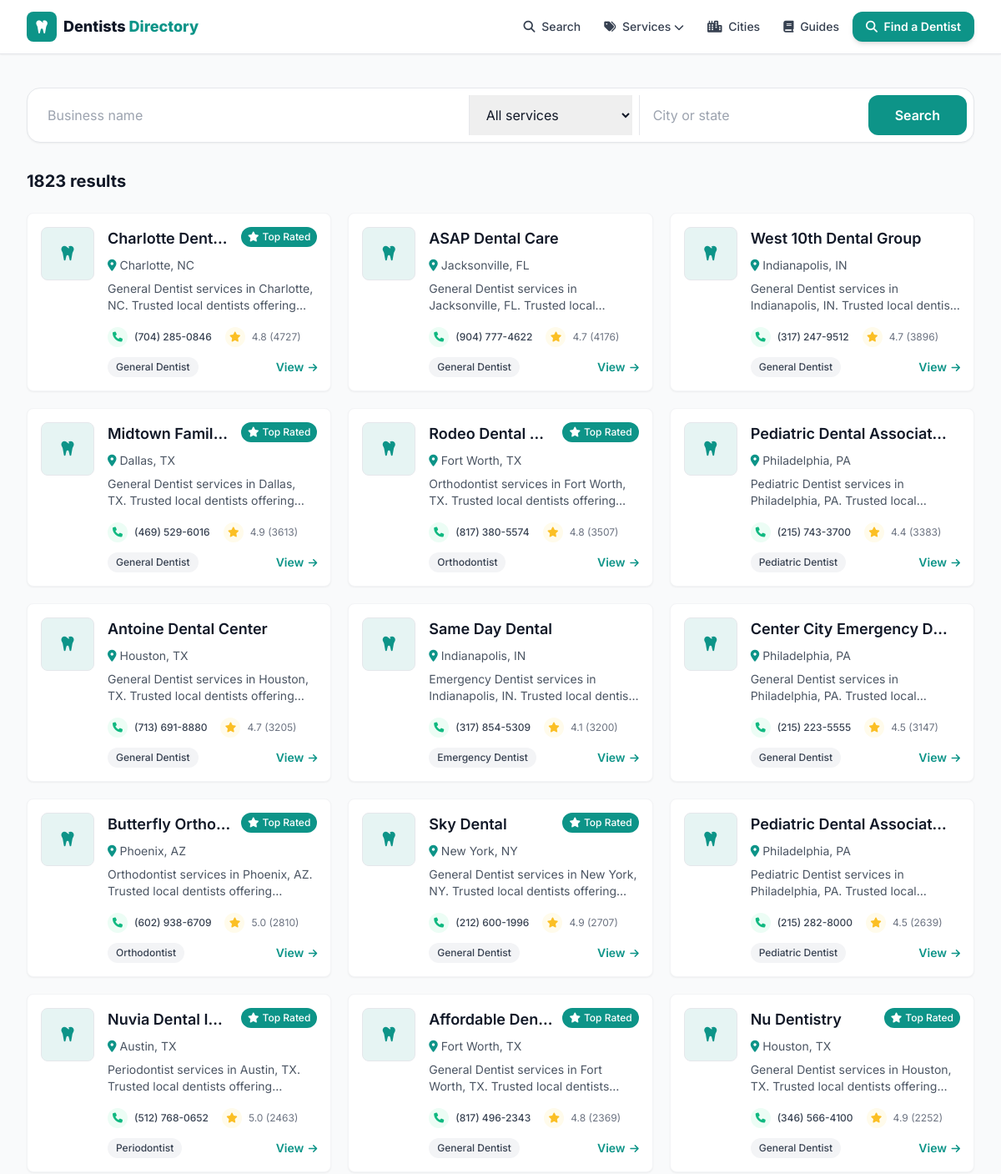
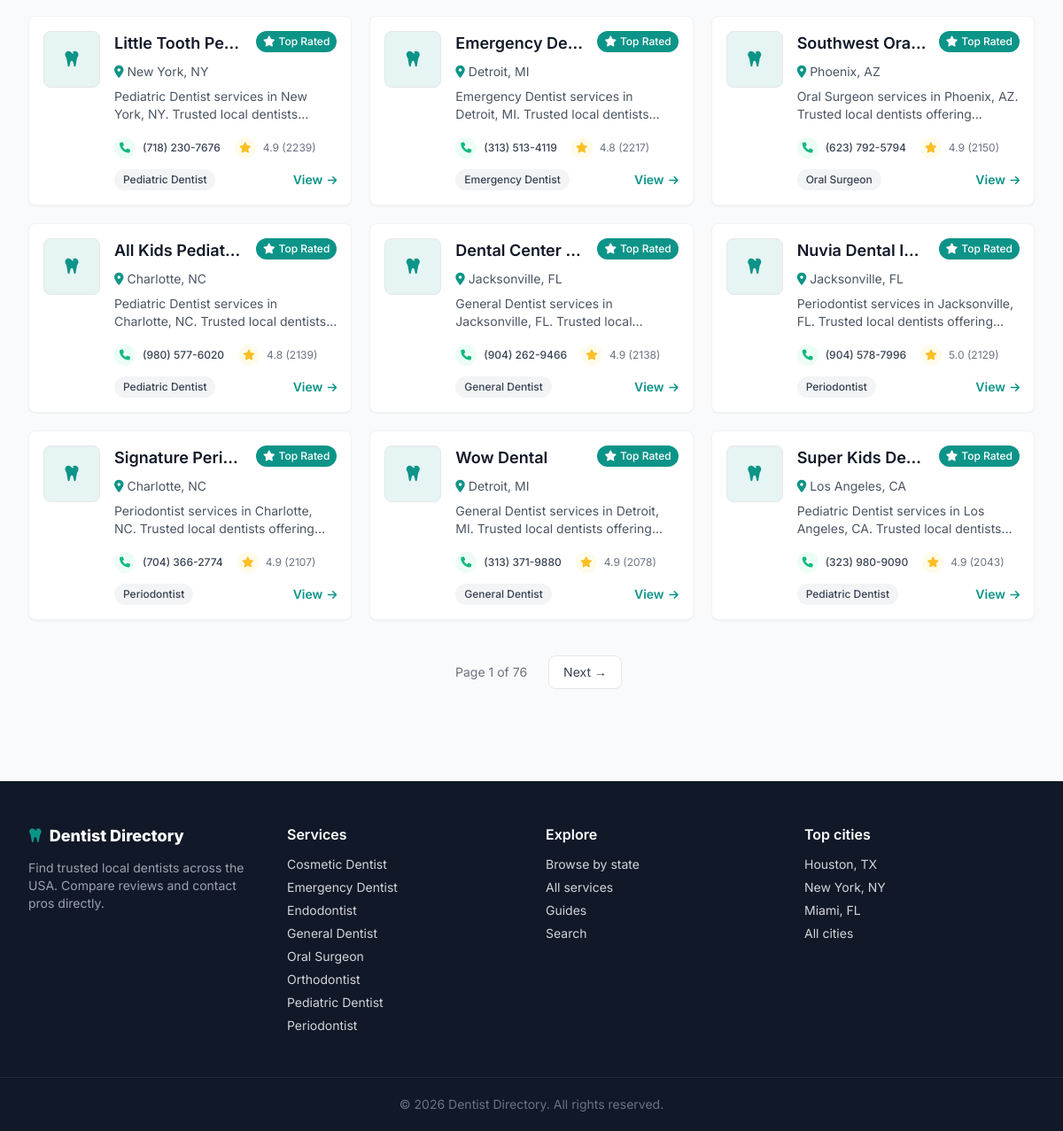
Screenshot of /search with the database file from the repository (2 pictures, top to bottom).
### tables this page shows
CREATE TABLE listings (
    id          INTEGER PRIMARY KEY AUTOINCREMENT,
    name        TEXT NOT NULL,
    slug        TEXT UNIQUE NOT NULL,
    category    TEXT,
    city        TEXT,
    state       TEXT,
    address     TEXT,
    phone       TEXT,
    website     TEXT,
    lat         REAL,
    lng         REAL,
    rating      REAL,
    reviews     INTEGER,
    hours       TEXT,           -- JSON blob
    maps_url    TEXT,
    cid         TEXT,           -- google place CID, used for dedup
    scraped_at  TEXT DEFAULT (datetime('now'))
);

### web/app.py (the view)
@app.route("/search")
def search():
    from urllib.parse import urlencode
    q = (request.args.get("q") or "").strip()
    cat = (request.args.get("category") or "").strip()
    loc = (request.args.get("city") or "").strip()
    where = "WHERE 1=1"
    args = []
    if q:
        where += " AND (name LIKE ? OR city LIKE ?)"
        args += [f"%{q}%", f"%{q}%"]
    if cat:
        where += " AND category = ?"
        args.append(cat)
    if loc:
        where += " AND (city LIKE ? OR state LIKE ?)"
        args += [f"%{loc}%", f"%{loc}%"]
    d = get_db()
    total = d.execute(f"SELECT COUNT(*) FROM listings {where}", args).fetchone()[0]
    page = _page()
    rows = d.execute(
        f"SELECT * FROM listings {where} ORDER BY reviews DESC LIMIT ? OFFSET ?",
        args + [PER_PAGE, (page - 1) * PER_PAGE]).fetchall()
    qs = urlencode({k: v for k, v in
                    (("q", q), ("category", cat), ("city", loc)) if v})
    base_url = "/search?" + qs if qs else "/search"
    return render_template("search.html", rows=rows, q=q, cat=cat, loc=loc,
                           total=total, pg=_pageinfo(page, total),
                           base_url=base_url)

### scraper/db.py (called while the page is built)
def slugify(value: str) -> str:
    value = unicodedata.normalize("NFKD", value).encode("ascii", "ignore").decode()
    value = re.sub(r"[^\w\s-]", "", value).strip().lower()
    return re.sub(r"[-\s]+", "-", value)

### web/app.py (called while the page is built)
def get_db():
    if "db" not in g:
        uri = f"file:{dbmod.DB_PATH.as_posix()}?mode=ro&immutable=1"
        g.db = sqlite3.connect(uri, uri=True)
        g.db.row_factory = sqlite3.Row
    return g.db

def slugify(s):
    return dbmod.slugify(s or "")

@app.context_processor
def inject_globals():
    cats = [r["category"] for r in get_db().execute(
        "SELECT DISTINCT category FROM listings WHERE category IS NOT NULL "
        "ORDER BY category")]
    return {
        "SITE_NAME": app.config["SITE_NAME"],
        "ALL_CATEGORIES": cats,
        "CATEGORY_ICONS": CATEGORY_ICONS,
        "ADSENSE_CLIENT": app.config["ADSENSE_CLIENT"],
        "GA_ID": app.config["GA_ID"],
        "DOMAIN": app.config["DOMAIN"],
        "GSC_VERIFICATION": app.config["GSC_VERIFICATION"],
        "STATE_NAMES": STATE_NAMES,
        "cat_slug": slugify,
    }

def _page():
    try:
        return max(1, int(request.args.get("page", 1)))
    except ValueError:
        return 1

def _pageinfo(page, total):
    pages = max(1, (total + PER_PAGE - 1) // PER_PAGE)
    return {"page": page, "pages": pages,
            "has_prev": page > 1, "has_next": page < pages}

### web/templates/search.html (shortened to what this page needs)
{% extends "base.html" %}
{% from "_macros.html" import card, pager %}
{% block content %}
<div class="max-w-7xl mx-auto px-4 sm:px-6 lg:px-8 py-10">
  <form action="/search" method="get" class="bg-white rounded-2xl shadow-sm border p-2 flex flex-col sm:flex-row gap-2 mb-8">
    <input name="q" value="{{ q }}" placeholder="Business name" class="flex-1 px-4 py-3 outline-none">
    <select name="category" class="px-4 py-3 outline-none border-t sm:border-t-0 sm:border-l">
      <option value="">All services</option>
    </select>
    <input name="city" value="{{ loc }}" placeholder="City or state" class="px-4 py-3 outline-none border-t sm:border-t-0 sm:border-l">
    <button class="bg-primary hover:bg-primaryDark text-white font-semibold px-8 py-3 rounded-xl">Search</button>
  </form>
  <h1 class="text-xl font-bold mb-6">{{ total }} result{{ '' if total==1 else 's' }}</h1>
  {% if rows %}
  <div class="grid sm:grid-cols-2 lg:grid-cols-3 gap-5">{% for l in rows %}{{ card(l) }}{% endfor %}</div>
  {{ pager(pg, base_url) }}
  {% else %}
  <div class="text-center py-20 text-gray-500"><i class="fas fa-magnifying-glass text-4xl mb-4 text-gray-300"></i><p>No matches. Try a broader search.</p></div>
  {% endif %}
</div>
{% endblock %}

### web/templates/_macros.html (shortened to what this page needs)
{% macro pager(pg, base_url) %}
{% set sep = '&' if '?' in base_url else '?' %}
{% if pg.pages > 1 %}
<nav class="flex items-center justify-center gap-2 mt-10" aria-label="Pagination">
  <span class="px-4 py-2 text-sm text-gray-500">Page {{ pg.page }} of {{ pg.pages }}</span>
  {% if pg.has_next %}<a href="{{ base_url }}{{ sep }}page={{ pg.page+1 }}" class="px-4 py-2 rounded-lg border bg-white text-gray-700 hover:border-primary hover:text-primary text-sm">Next &rarr;</a>{% endif %}
</nav>
{% endif %}
{% endmacro %}
{% macro card(l) %}
<div class="bg-white rounded-lg shadow-sm hover:shadow-md transition-all duration-200 overflow-hidden border border-gray-100">
  <div class="p-4">
    <div class="flex items-start space-x-4">
      <div class="flex-shrink-0">
      </div>
      <div class="flex-1 min-w-0">
        <div class="flex items-start mb-2">
          <h3 class="text-lg font-heading font-semibold text-gray-900 flex-1 min-w-0 mr-3">
            <a href="/listing/{{ l.slug }}" class="hover:text-primary block truncate">{{ l.name }}</a>
          </h3>
          {% if l.rating and l.rating >= 4.8 %}
          <span class="bg-primary text-white px-2 py-1 rounded-full text-xs font-medium flex-shrink-0">
            <i class="fas fa-star mr-1"></i><span class="hidden sm:inline">Top Rated</span></span>
          {% endif %}
        </div>
        <p class="text-sm text-gray-600 flex items-center mb-2">
          <i class="fas fa-map-marker-alt mr-1 text-primary"></i>
          <a href="/{{ l.state|lower }}/{{ l.city|slugify }}" class="hover:text-primary hover:underline">{{ l.city }}, {{ l.state }}</a>
        </p>
        <p class="text-gray-600 text-sm mb-4 line-clamp-2">
          {{ l.category or 'Dentists' }} services in {{ l.city }}, {{ l.state }}. Trusted local dentists offering inspections, treatment and prevention. Call for service and fast response.
        </p>
        <div class="flex items-center justify-between text-xs mb-3">
          <div class="flex items-center space-x-4">
            {% if l.phone %}
            <a href="tel:{{ l.phone|trim }}" class="flex items-center group transition-all duration-200 hover:text-emerald-600">
              <div class="w-6 h-6 rounded-full bg-emerald-50 flex items-center justify-center mr-2 group-hover:bg-emerald-100">
                <i class="fas fa-phone text-xs text-emerald-500"></i></div>
              <span class="hidden sm:inline text-gray-700 group-hover:text-emerald-600 font-medium">{{ l.phone|trim }}</span>
            </a>
            {% endif %}
            {% if l.reviews %}
            <div class="flex items-center text-gray-500">
              <div class="w-6 h-6 rounded-full bg-amber-50 flex items-center justify-center mr-2"><i class="fas fa-star text-xs text-amber-400"></i></div>
              <span>{{ "%.1f"|format(l.rating) }} ({{ l.reviews }})</span>
            </div>
            {% endif %}
          </div>
        </div>
        <div class="flex items-center justify-between">
          {% if l.category %}<span class="bg-gray-100 text-gray-700 px-2.5 py-1 rounded-full text-xs font-medium">{{ l.category }}</span>{% else %}<span></span>{% endif %}
          <a href="/listing/{{ l.slug }}" class="text-primary font-semibold text-sm hover:underline">View <i class="fas fa-arrow-right text-xs ml-0.5"></i></a>
        </div>
      </div>
    </div>
  </div>
</div>
{% endmacro %}

### web/templates/base.html (style rules this page uses)
body { font-family:'Inter',sans-serif }

### rows the page displays
listings: name "Charlotte Dent…", shows "Top Rated", city "Charlotte", state "NC", category "General Dentist", phone "(704) 285-0846", rating "4.8", reviews "4727"
listings: name "ASAP Dental Care", city "Jacksonville", state "FL", category "General Dentist", phone "(904) 777-4622", rating "4.7", reviews "4176"
listings: name "West 10th Dental Group", city "Indianapolis", state "IN", category "General Dentist", phone "(317) 247-9512", rating "4.7", reviews "3896"
listings: name "Midtown Famil…", shows "Top Rated", city "Dallas", state "TX", category "General Dentist", phone "(469) 529-6016", rating "4.9", reviews "3613"
listings: name "Rodeo Dental…", shows "Top Rated", city "Fort Worth", state "TX", category "Orthodontist", phone "(817) 380-5574", rating "4.8", reviews "3507"
listings: name "Pediatric Dental Associat…", city "Philadelphia", state "PA", category "Pediatric Dentist", phone "(215) 743-3700", rating "4.4", reviews "3383"
listings: name "Antoine Dental Center", city "Houston", state "TX", category "General Dentist", phone "(713) 691-8880", rating "4.7", reviews "3205"
listings: name "Same Day Dental", city "Indianapolis", state "IN", category "Emergency Dentist", phone "(317) 854-5309", rating "4.1", reviews "3200"
listings: name "Center City Emergency D…", city "Philadelphia", state "PA", category "General Dentist", phone "(215) 223-5555", rating "4.5", reviews "3147"
listings: name "Butterfly Ortho…", shows "Top Rated", city "Phoenix", state "AZ", category "Orthodontist", phone "(602) 938-6709", rating "5.0", reviews "2810"
listings: name "Sky Dental", shows "Top Rated", city "New York", state "NY", category "General Dentist", phone "(212) 600-1996", rating "4.9", reviews "2707"
listings: name "Pediatric Dental Associat…", city "Philadelphia", state "PA", category "Pediatric Dentist", phone "(215) 282-8000", rating "4.5", reviews "2639"
listings: name "Nuvia Dental I…", shows "Top Rated", city "Austin", state "TX", category "Periodontist", phone "(512) 768-0652", rating "5.0", reviews "2463"
listings: name "Affordable De…", shows "Top Rated", city "Fort Worth", state "TX", category "General Dentist", phone "(817) 496-2343", rating "4.8", reviews "2369"
listings: name "Nu Dentistry", shows "Top Rated", city "Houston", state "TX", category "General Dentist", phone "(346) 566-4100", rating "4.9", reviews "2252"
listings: name "Little Tooth Pe…", shows "Top Rated", city "New York", state "NY", category "Pediatric Dentist", phone "(718) 230-7676", rating "4.9", reviews "2239"
listings: name "Emergency De…", shows "Top Rated", city "Detroit", state "MI", category "Emergency Dentist", phone "(313) 513-4119", rating "4.8", reviews "2217"
listings: name "Southwest Ora…", shows "Top Rated", city "Phoenix", state "AZ", category "Oral Surgeon", phone "(623) 792-5794", rating "4.9", reviews "2150"
listings: name "All Kids Pediat…", shows "Top Rated", city "Charlotte", state "NC", category "Pediatric Dentist", phone "(980) 577-6020", rating "4.8", reviews "2139"
listings: name "Dental Center…", shows "Top Rated", city "Jacksonville", state "FL", category "General Dentist", phone "(904) 262-9466", rating "4.9", reviews "2138"
listings: name "Nuvia Dental I…", shows "Top Rated", city "Jacksonville", state "FL", category "Periodontist", phone "(904) 578-7996", rating "5.0", reviews "2129"
listings: name "Signature Peri…", shows "Top Rated", city "Charlotte", state "NC", category "Periodontist", phone "(704) 366-2774", rating "4.9", reviews "2107"
listings: name "Wow Dental", shows "Top Rated", city "Detroit", state "MI", category "General Dentist", phone "(313) 371-9880", rating "4.9", reviews "2078"
listings: name "Super Kids De…", shows "Top Rated", city "Los Angeles", state "CA", category "Pediatric Dentist", phone "(323) 980-9090", rating "4.9", reviews "2043"

### other values shown
{{ total }} "1823"
{{ '' if total==1 else 's' }} "s"
{{ pg.page }} "1"
{{ pg.pages }} "76"
{{ c }} "Cosmetic Dentist" "Emergency Dentist" "Endodontist" "General Dentist" "Oral Surgeon" "Orthodontist" "Pediatric Dentist" "Periodontist"
{{ 2026 }} "2026"
